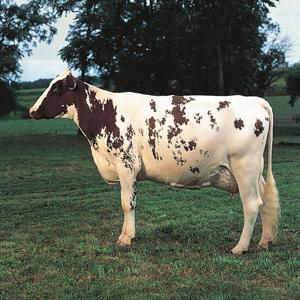
#> input picture Cattle Breeds/Ayrshire cattle/Ayrshirecattle0.jpg, 300 x 300 px; its folder holds only this picture in this run
$ python -i image_utils.py   (imports and definitions only)
#> lines starting #> are read from the running program, lines starting #| are printed output that depends on the picture
#> further down, picture is the input picture: shape (300, 300, 3); mean B, G, R 86.7, 99.3, 94.3
"""
Image processing utilities for AutoATC
"""

import cv2
import numpy as np
import base64
import io
from PIL import Image
from typing import Tuple, Optional, Dict, Any
import logging
from pathlib import Path
import os
from datetime import datetime

logger = logging.getLogger(__name__)

# [176 lines left out: functions process_image, save_image, generate_annotated_image, resize_image, not called in this run]

def enhance_image(image: np.ndarray) -> np.ndarray:
    """
    Enhance image quality for better analysis.

    Args:
        image: Input image

    Returns:
        Enhanced image
    """
    try:
        # Convert to LAB color space
        lab = cv2.cvtColor(image, cv2.COLOR_BGR2LAB)
#> lab: shape (300, 300, 3); mean of channels 0, 1, 2 102, 123.6, 134.6
        l, a, b = cv2.split(lab)
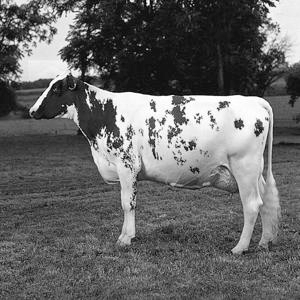
#> l: shape (300, 300); min 0, max 255, mean 102
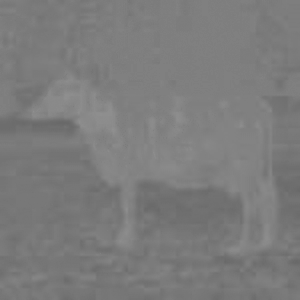
#> a: shape (300, 300); min 105, max 144, mean 123.6
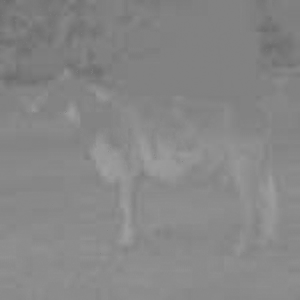
#> b: shape (300, 300); min 107, max 160, mean 134.6

        # Apply CLAHE to L channel
        clahe = cv2.createCLAHE(clipLimit=2.0, tileGridSize=(8, 8))
        l = clahe.apply(l)
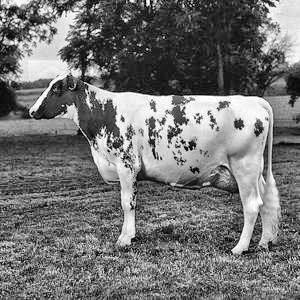
#> l: shape (300, 300); min 1, max 255, mean 115

        # Merge channels
        enhanced_lab = cv2.merge([l, a, b])
#> enhanced_lab: shape (300, 300, 3); mean of channels 0, 1, 2 115, 123.6, 134.6

        # Convert back to BGR
        enhanced_image = cv2.cvtColor(enhanced_lab, cv2.COLOR_LAB2BGR)
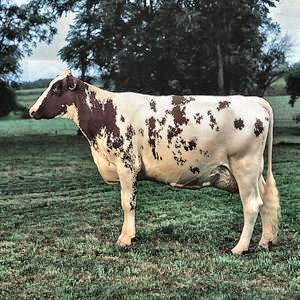
#> enhanced_image: shape (300, 300, 3); mean B, G, R 98.6, 111.7, 106.4

        return enhanced_image

    except Exception as e:
        logger.warning(f"Error enhancing image: {e}")
        return image

# [248 lines left out: functions validate_image_format, extract_image_metadata, create_thumbnail, encode_image_to_base64, decode_base64_to_image, clean_old_images and 1 more, not called in this run]

>>> import cv2
>>> picture = cv2.imread('../../Cattle Breeds/Ayrshire cattle/Ayrshirecattle0.jpg')
>>> result = enhance_image(picture)

$ run again, on Cattle Breeds/Ayrshire cattle/Ayrshirecattle10.jpg
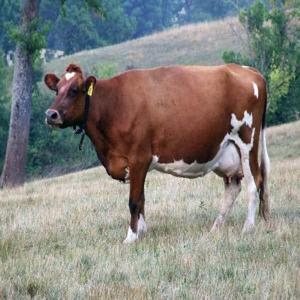
#> input picture Cattle Breeds/Ayrshire cattle/Ayrshirecattle10.jpg, 300 x 300 px
#> picture is the input picture: shape (300, 300, 3); mean B, G, R 127, 131.7, 132.7
#> lab: shape (300, 300, 3); mean of channels 0, 1, 2 139.3, 128.5, 131.2
#> in enhance_image, `l = clahe.apply(l)`:
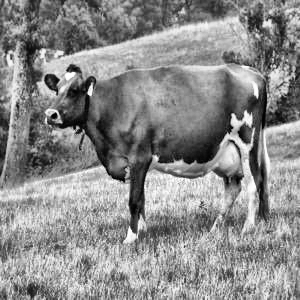
#> l: shape (300, 300); min 0, max 255, mean 139.2
#> enhanced_lab: shape (300, 300, 3); mean of channels 0, 1, 2 139.2, 128.5, 131.2
#> in enhance_image, `enhanced_image = cv2.cvtColor(enhanced_lab, cv2.COLOR_LAB2BGR)`:
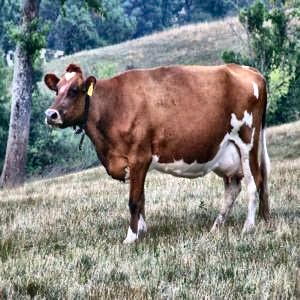
#> enhanced_image: shape (300, 300, 3); mean B, G, R 127.1, 132, 132.9

$ run again, on Cattle Breeds/Ayrshire cattle/Ayrshirecattle101.jpg
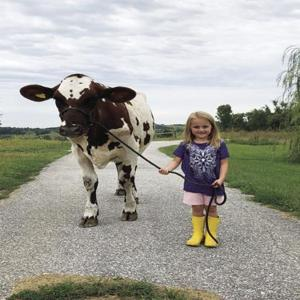
#> input picture Cattle Breeds/Ayrshire cattle/Ayrshirecattle101.jpg, 300 x 300 px
#> picture is the input picture: shape (300, 300, 3); mean B, G, R 156.7, 164.1, 164.7
#> lab: shape (300, 300, 3); mean of channels 0, 1, 2 169.3, 127, 132.3
#> in enhance_image, `l, a, b = cv2.split(lab)`:
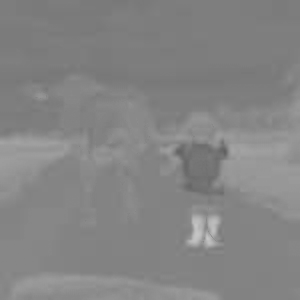
#> b: shape (300, 300); min 95, max 198, mean 132.3
#> enhanced_lab: shape (300, 300, 3); mean of channels 0, 1, 2 163.6, 127, 132.3
#> in enhance_image, `enhanced_image = cv2.cvtColor(enhanced_lab, cv2.COLOR_LAB2BGR)`:
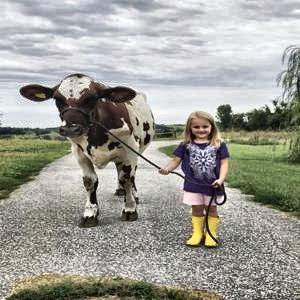
#> enhanced_image: shape (300, 300, 3); mean B, G, R 150.8, 158.3, 158.8

$ run again, on Cattle Breeds/Ayrshire cattle/Ayrshirecattle103.jpg
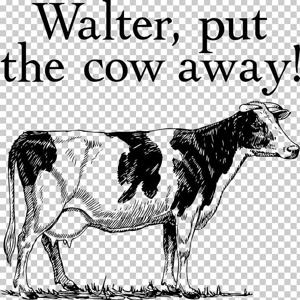
#> input picture Cattle Breeds/Ayrshire cattle/Ayrshirecattle103.jpg, 300 x 300 px
#> picture is the input picture: shape (300, 300, 3); min 0, max 255, mean 182.6
#> lab: shape (300, 300, 3); mean of channels 0, 1, 2 185.7, 128, 128
#> a: shape (300, 300); every value is 128
#> in enhance_image, `l = clahe.apply(l)`:
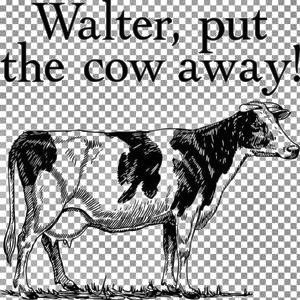
#> l: shape (300, 300); min 1, max 255, mean 163.5
#> enhanced_lab: shape (300, 300, 3); mean of channels 0, 1, 2 163.5, 128, 128
